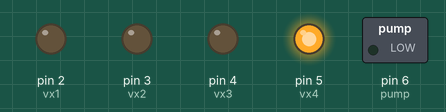
Simulated run of this sketch. Board: Arduino Uno, built with avr-gcc and run on an emulated ATmega328P. On the bench: switched loads named in the sketch (green lamp = pin HIGH), output pins drawn as LEDs (lit = HIGH). What the sketch prints to the serial monitor is not drawn.

Above: at 2.5 s.
At 7.5 s:
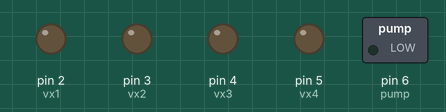
Timing chart, 0 to 13.0 s (numbered marks = the images above):
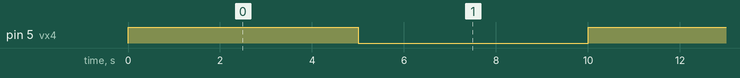

Measured:
- by itself, pin 5 (vx4): alternates HIGH for 5.0 s and LOW for 5.0 s

The sketch:

test.ino
```cpp
const int vx1 =2;
const int vx2 =3;
const int vx3 =4;
const int vx4 =5;
const int pump =6;
int pushButton_s2=12;

int mode = 0;
/*
0 = standby
10 = auto
21 = manual valvx1
22 = manual valve2
23 = manual valve3
24 = manual valve4
*/
bool buttonLock = 0;

void setup()
{
    pinMode(vx1, OUTPUT);
    pinMode(vx2, OUTPUT);
    pinMode (vx3, OUTPUT);
    pinMode(vx4, OUTPUT);
    pinMode(pump, OUTPUT);
    pinMode(pushButton_s2, INPUT_PULLUP);
    Serial.begin(9600);
    Serial.print("this is a new progrramm");


}

void loop()
{

digitalWrite(vx4, HIGH);
 delay(5000);
 digitalWrite(vx4,LOW);
 delay(5000);
/*digitalWrite(x2 HIGH);
delay(1000);
digitalWrite vx3, HIGH);
delay(1000);
digitalWrite(vx4, HIGH);
delay(1000);
digitalWrite(pump, HIGH);
delay(1000);
digitalWrite(vx1, LOW);
delay(1000);
digitalWrite(x2 LOW);
delay(1000);
digitalWrite vx3, LOW);
delay(1000);
digitalWrite(vx4, LOW);
delay(1000);
digitalWrite(pump, LOW);
delay(1000); */


}
```
